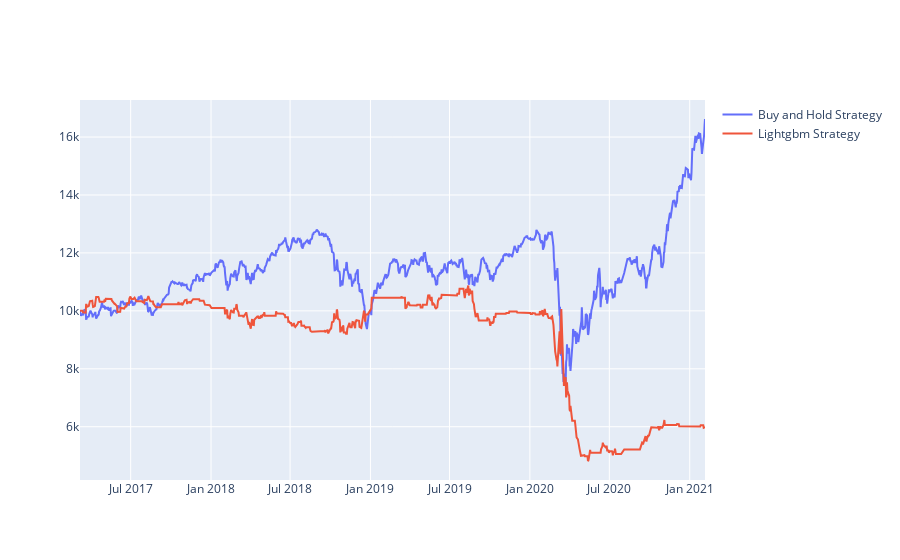

The code cell stored with this chart in its notebook:
### Code cell
buy_and_hold_result = eval_buy_and_hold(prediction_results, data)
strategy_result = eval_strategy(prediction_results, data)
print('Max Drawdown:')
print('  - Buy and Hold:', str(round(100*min(buy_and_hold_result.draw_down),2))+'%')
print('  - LGB Strategy:', str(round(100*min(strategy_result.draw_down),2))+'%')

#align index number
strategy_result.index = prediction_results.index
buy_and_hold_result.index = prediction_results.index
#insert based on index number
def plot_result(data, benchmark, strategy):
    data = data[:] # making a copy so original data isn't altered.
    data.insert(0,'LGB_Strategy', strategy.ending_balance)
    data.insert(0,'BNH_Strategy', benchmark.ending_balance)
    fig = go.Figure()
    fig.add_trace(go.Scatter(x=data.date[data.BNH_Strategy.notnull()], y=data.BNH_Strategy[data.BNH_Strategy.notnull()], mode='lines', name='Buy and Hold Strategy'))
    fig.add_trace(go.Scatter(x=data.date[data.BNH_Strategy.notnull()], y=data.LGB_Strategy[data.BNH_Strategy.notnull()], mode='lines', name='Lightgbm Strategy'))
    fig.show()
plot_result(data, buy_and_hold_result, strategy_result)

### Figure 1 — Plotly figure (JSON) as saved in the notebook; plotly's stock layout.template omitted (floating-point values rounded to 4 significant figures; data arrays with more than 128 entries replaced by an {"elided": "..."} marker saying what was removed)
{"data": [{"mode": "lines", "name": "Buy and Hold Strategy", "type": "scatter", "x": {"elided": "979 str values"}, "y": {"elided": "979 float values"}}, {"mode": "lines", "name": "Lightgbm Strategy", "type": "scatter", "x": {"elided": "979 str values"}, "y": {"elided": "979 float values"}}], "layout": {}}
